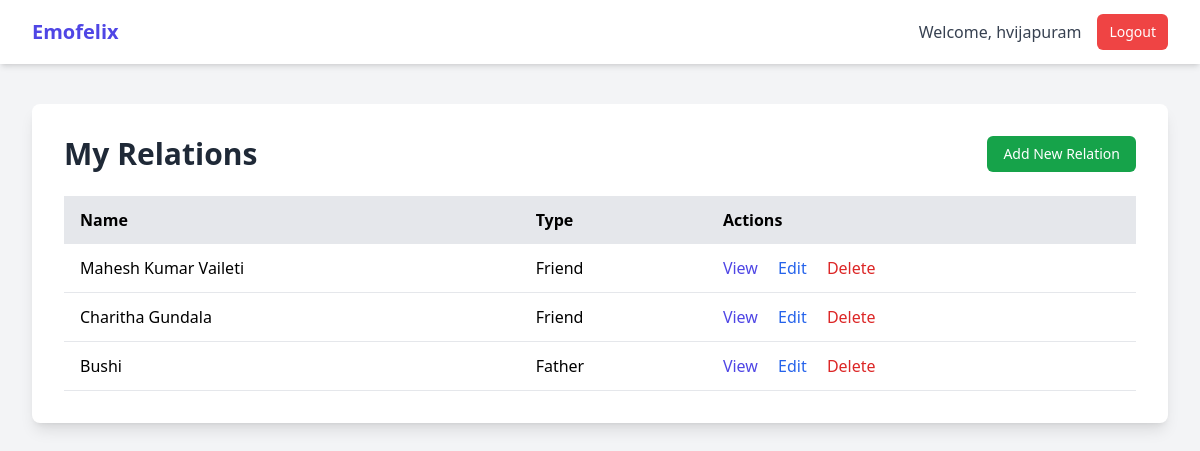
/relations/ (signed in), run on the app's committed database.
### mainapp/models.py (models this page shows, shortened)
class CustomUser(AbstractUser):
    def __str__(self):
        return self.username

class Relation(models.Model):
    user = models.ForeignKey(CustomUser, on_delete=models.CASCADE, related_name="relations")
    name = models.CharField(max_length=100)
    relation_type = models.CharField(max_length=50)  # e.g. "Mother", "Friend"
    emotion_model = models.CharField(max_length=100)
    voice_model = models.CharField(max_length=100)

### mainapp/views.py (the view)
# urls.py: path('relations/', views.RelationListView.as_view(), name='relation-list'),
class RelationListView(LoginRequiredMixin, ListView):
    model = Relation
    template_name = 'mainapp/relation_list.html'
    context_object_name = 'relations'
    def get_queryset(self):
        return Relation.objects.filter(user=self.request.user)

### mainapp/templates/mainapp/relation_list.html (shortened to what this page needs)
{% extends 'base.html' %}
{% block content %}
<div class="bg-white p-8 rounded-lg shadow-lg">
    <div class="flex justify-between items-center mb-6">
        <h1 class="text-3xl font-bold text-gray-800">My Relations</h1>
        <a href="{% url 'relation-create' %}" class="px-4 py-2 text-sm font-medium text-white bg-green-600 rounded-md hover:bg-green-700">Add New Relation</a>
    </div>
    <div class="overflow-x-auto">
        <table class="min-w-full bg-white">
            <thead class="bg-gray-200">
                <tr>
                    <th class="py-3 px-4 text-left">Name</th>
                    <th class="py-3 px-4 text-left">Type</th>
                    <th class="py-3 px-4 text-left">Actions</th>
                </tr>
            </thead>
            <tbody>
                {% for relation in relations %}
                <tr class="border-b">
                    <td class="py-3 px-4">{{ relation.name }}</td>
                    <td class="py-3 px-4">{{ relation.relation_type }}</td>
                    <td class="py-3 px-4">
                        <a href="{% url 'relation-detail' relation.pk %}" class="text-indigo-600 hover:underline mr-4">View</a>
                        <a href="{% url 'relation-update' relation.pk %}" class="text-blue-600 hover:underline mr-4">Edit</a>
                        <a href="{% url 'relation-delete' relation.pk %}" class="text-red-600 hover:underline">Delete</a>
                    </td>
                </tr>
                {% empty %}
                <tr>
                    <td colspan="3" class="py-3 px-4 text-center text-gray-500">No relations found.</td>
                </tr>
                {% endfor %}
            </tbody>
        </table>
    </div>
</div>
{% endblock %}

### mainapp/templates/base.html (shortened to what this page needs)
<!DOCTYPE html>
<html lang="en">
<head>
    <script src="https://cdn.tailwindcss.com"></script>
</head>
<body class="bg-gray-100">
    <nav class="bg-white shadow-md">
        <div class="max-w-7xl mx-auto px-4 sm:px-6 lg:px-8">
            <div class="flex justify-between h-16">
                <div class="flex">
                    <a href="{% url 'home' %}" class="flex-shrink-0 flex items-center text-xl font-bold text-indigo-600">
                        Emofelix
                    </a>
                </div>
                <div class="flex items-center">
                    {% if user.is_authenticated %}
                        <span class="text-gray-700 mr-4">Welcome, {{ user.username }}</span>
                        <a href="{% url 'logout' %}" class="px-3 py-2 rounded-md text-sm font-medium text-white bg-red-500 hover:bg-red-600">Logout</a>
                    {% else %}
                        <a href="{% url 'login' %}" class="px-3 py-2 rounded-md text-sm font-medium text-white bg-indigo-600 hover:bg-indigo-700">Login</a>
                    {% endif %}
                </div>
            </div>
        </div>
    </nav>
    <main class="py-10">
        <div class="max-w-7xl mx-auto sm:px-6 lg:px-8">
            {% block content %}
            {% endblock %}
        </div>
    </main>
</body>
</html>

### data on the page
CustomUser: username "hvijapuram"
Relation: name "Mahesh Kumar Vaileti", relation_type "Friend"
Relation: name "Charitha Gundala", relation_type "Friend"
Relation: name "Bushi", relation_type "Father"
